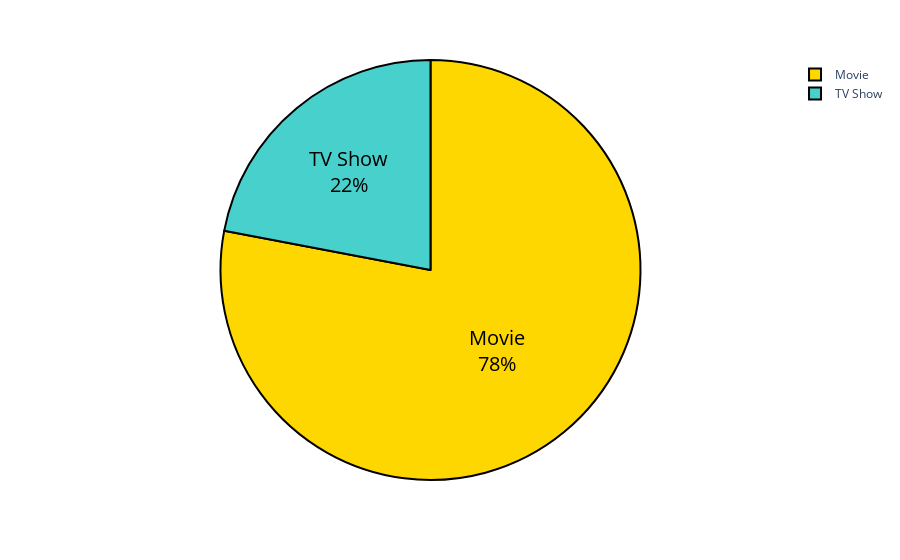

Notebook code for this chart:
### Code cell
fig = px.pie(ratio, values='type', names=ratio.index)
colors = ['gold', 'mediumturquoise', 'darkorange', 'lightgreen']
fig.update_traces(textposition='inside', textinfo='percent+label', textfont_color='#000000', textfont_size=20, marker=dict(colors=colors, line=dict(color='#000000', width=2)))
fig.show()

### Figure 1 — Plotly figure (JSON) as saved in the notebook; plotly's stock layout.template omitted (floating-point values rounded to 4 significant figures)
{"data": [{"domain": {"x": [0, 1], "y": [0, 1]}, "hovertemplate": "index=%{label}<br>type=%{value}<extra></extra>", "labels": ["Movie", "TV Show"], "legendgroup": "", "marker": {"colors": ["gold", "mediumturquoise", "darkorange", "lightgreen"], "line": {"color": "#000000", "width": 2}}, "name": "", "showlegend": true, "textfont": {"color": "#000000", "size": 20}, "textinfo": "percent+label", "textposition": "inside", "type": "pie", "values": [0.78, 0.22]}], "layout": {"legend": {"tracegroupgap": 0}, "margin": {"t": 60}}}
